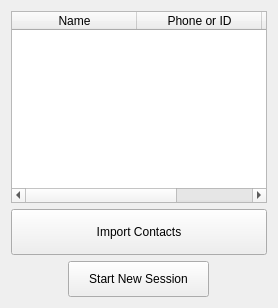
          <widget class="QWidget" name="report_2">
           <attribute name="icon">
            <iconset resource="../Whatsapp-bulk-sender/images.qrc">
             <normaloff>:/black-icons/Data/imgs/black icons/icons8-combo-chart-500.png</normaloff>:/black-icons/Data/imgs/black icons/icons8-combo-chart-500.png</iconset>
           </attribute>
           <attribute name="title">
            <string>Report</string>
           </attribute>
           <layout class="QVBoxLayout" name="verticalLayout_5">
            <item>
             <widget class="QTableWidget" name="tableWidget_2">
              <property name="editTriggers">
               <set>QAbstractItemView::NoEditTriggers</set>
              </property>
              <property name="selectionMode">
               <enum>QAbstractItemView::NoSelection</enum>
              </property>
              <property name="selectionBehavior">
               <enum>QAbstractItemView::SelectItems</enum>
              </property>
              <attribute name="horizontalHeaderCascadingSectionResizes">
               <bool>false</bool>
              </attribute>
              <attribute name="horizontalHeaderMinimumSectionSize">
               <number>39</number>
              </attribute>
              <attribute name="horizontalHeaderDefaultSectionSize">
               <number>125</number>
              </attribute>
              <attribute name="horizontalHeaderStretchLastSection">
               <bool>true</bool>
              </attribute>
              <attribute name="verticalHeaderVisible">
               <bool>false</bool>
              </attribute>
              <column>
               <property name="text">
                <string>Name</string>
               </property>
               <property name="icon">
                <iconset resource="../Whatsapp-bulk-sender/images.qrc">
                 <normaloff>:/black-icons/Data/imgs/black icons/icons8-contacts-500.png</normaloff>:/black-icons/Data/imgs/black icons/icons8-contacts-500.png</iconset>
               </property>
              </column>
              <column>
               <property name="text">
                <string>Phone or ID</string>
               </property>
               <property name="icon">
                <iconset resource="../Whatsapp-bulk-sender/images.qrc">
                 <normaloff>:/black-icons/Data/imgs/black icons/icons8-phone-500.png</normaloff>:/black-icons/Data/imgs/black icons/icons8-phone-500.png</iconset>
               </property>
              </column>
              <column>
               <property name="text">
                <string>Status</string>
               </property>
               <property name="icon">
                <iconset resource="../Whatsapp-bulk-sender/images.qrc">
                 <normaloff>:/black-icons/Data/imgs/black icons/icons8-info-500.png</normaloff>:/black-icons/Data/imgs/black icons/icons8-info-500.png</iconset>
               </property>
              </column>
             </widget>
            </item>
            <item>
             <widget class="QPushButton" name="sheet_btn_2">
              <property name="styleSheet">
               <string notr="true">padding:15px 0</string>
              </property>
              <property name="text">
               <string>Import Contacts</string>
              </property>
              <property name="icon">
               <iconset resource="../Whatsapp-bulk-sender/images.qrc">
                <normaloff>:/black-icons/Data/imgs/black icons/icons8-hospital-500.png</normaloff>:/black-icons/Data/imgs/black icons/icons8-hospital-500.png</iconset>
              </property>
              <property name="iconSize">
               <size>
                <width>20</width>
                <height>20</height>
               </size>
              </property>
             </widget>
            </item>
            <item alignment="Qt::AlignHCenter">
             <widget class="QPushButton" name="newSession_btn_2">
              <property name="sizePolicy">
               <sizepolicy hsizetype="Fixed" vsizetype="Fixed">
                <horstretch>0</horstretch>
                <verstretch>0</verstretch>
               </sizepolicy>
              </property>
              <property name="styleSheet">
               <string notr="true">padding:10px 20px</string>
              </property>
              <property name="text">
               <string>Start New Session</string>
              </property>
              <property name="icon">
               <iconset resource="../Whatsapp-bulk-sender/images.qrc">
                <normaloff>:/black-icons/Data/imgs/black icons/icons8-trash-can-500.png</normaloff>:/black-icons/Data/imgs/black icons/icons8-trash-can-500.png</iconset>
              </property>
             </widget>
            </item>
           </layout>
          </widget>
